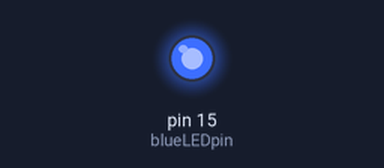
This sketch was run on a simulated Arduino Uno, built with avr-gcc and run on an emulated ATmega328P. On the bench: output pins drawn as LEDs (lit = HIGH).

Above: at 1.5 s.
At 6.4 s:
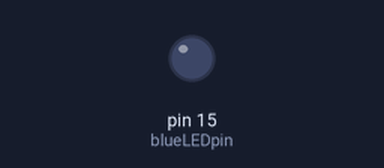
Timing chart, 0 to 9.1 s (numbered marks = the images above):
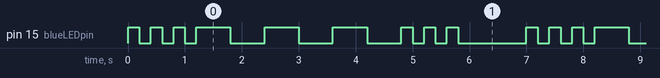

Measured:
- by itself, pin 15 (blueLEDpin): repeats every 7.0 s: 2 × (LOW 0.20 s, HIGH 0.20 s), LOW 0.20 s, 3 × (HIGH 0.60 s, LOW 0.60 s), 2 × (HIGH 0.20 s, LOW 0.20 s), HIGH 0.20 s, LOW 1.2 s, HIGH 0.20 s
- by itself, everything shown: repeats every 7.0 s, in 18 steps

The sketch:

sos_led_blink.ino
```cpp
int blueLEDpin = 15; //2
float pi = 3.14;
int fastBlink = 200;
int slowBlink = 600;

void setup() {
  // put your setup code here, to run once:
pinMode (15, OUTPUT);
}

void loop() {
  // put your main code here, to run repeatedly:
digitalWrite (blueLEDpin, HIGH);
delay(fastBlink);
digitalWrite (blueLEDpin, LOW);
delay(fastBlink);

digitalWrite (blueLEDpin, HIGH);
delay(fastBlink);
digitalWrite (blueLEDpin, LOW);
delay(fastBlink);

digitalWrite (blueLEDpin, HIGH);
delay(fastBlink);
digitalWrite (blueLEDpin, LOW);
delay(fastBlink);

digitalWrite (blueLEDpin, HIGH);
delay(slowBlink);
digitalWrite (blueLEDpin, LOW);
delay(slowBlink);

digitalWrite (blueLEDpin, HIGH);
delay(slowBlink);
digitalWrite (blueLEDpin, LOW);
delay(slowBlink);

digitalWrite (blueLEDpin, HIGH);
delay(slowBlink);
digitalWrite (blueLEDpin, LOW);
delay(slowBlink);

digitalWrite (blueLEDpin, HIGH);
delay(fastBlink);
digitalWrite (blueLEDpin, LOW);
delay(fastBlink);

digitalWrite (blueLEDpin, HIGH);
delay(fastBlink);
digitalWrite (blueLEDpin, LOW);
delay(fastBlink);

digitalWrite (blueLEDpin, HIGH);
delay(fastBlink);
digitalWrite (blueLEDpin, LOW);
delay(fastBlink);

delay(1000);

}
```
